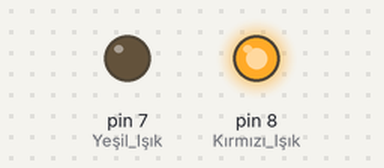
Recording of a sketch running on a simulated Arduino Uno, built with avr-gcc and run on an emulated ATmega328P. On the bench: output pins drawn as LEDs (lit = HIGH).

Above: at 10.0 s.
At 32.0 s:
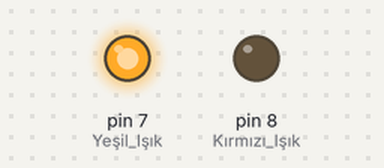
At 51.0 s:
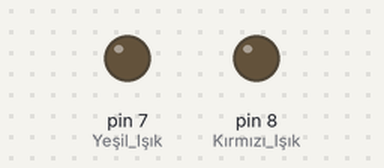
Timing chart, 0 to 59.8 s (numbered marks = the images above):
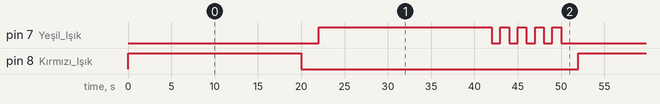

The sketch:

Arduino_Trafik_I_____Yapma_Kodu.ino
```cpp
void setup() {
  // put your setup code here, to run once:
pinMode(8, OUTPUT); //Kırmızı Işık
pinMode(7, OUTPUT); //Yeşil Işık
}

void loop() {
  // put your main code here, to run repeatedly:
digitalWrite(8, HIGH); //Kırmızı Işığı yak.
delay(20000); //Kırmızı Işığı 20 saniye boyunca açık tut.
digitalWrite(8, LOW); //Kırmızı Işığı söndür.
delay(2000); //2 saniye bekle.
digitalWrite(7, HIGH); //Yeşil Işığı yak.
delay(20000); //Yeşil Işığı 20 saniye boyunca açık tut.
digitalWrite(7, LOW); //Yeşil Işığı söndür.
delay(1000);
digitalWrite(7, HIGH); //Yeşil Işığı yak.
delay(1000);
digitalWrite(7, LOW); //Yeşil Işığı söndür.
delay(1000);
digitalWrite(7, HIGH); //Yeşil Işığı yak.
delay(1000);
digitalWrite(7, LOW); //Yeşil Işığı söndür.
delay(1000);
digitalWrite(7, HIGH); //Yeşil Işığı yak.
delay(1000);
digitalWrite(7, LOW); //Yeşil Işığı söndür.
delay(1000);
digitalWrite(7, HIGH); //Yeşil Işığı yak.
delay(1000);
digitalWrite(7, LOW); //Yeşil Işığı söndür.
delay(2000); //2 saniye bekle ve bu kodları döngüye al.
}
```

Measured:
- by itself, pin 8 (Kırmızı_Işık): alternates HIGH for 20.0 s and LOW for 32.0 s
- by itself, pin 7 (Yeşil_Işık): goes HIGH 20.0 s, 4 × (LOW 1.0 s, HIGH 1.0 s), LOW 24.0 s, HIGH 20.0 s, 4 × (LOW 1.0 s, HIGH 1.0 s), LOW 24.0 s, then HIGH
- by itself, everything shown: repeats every 52.0 s, in 12 steps
